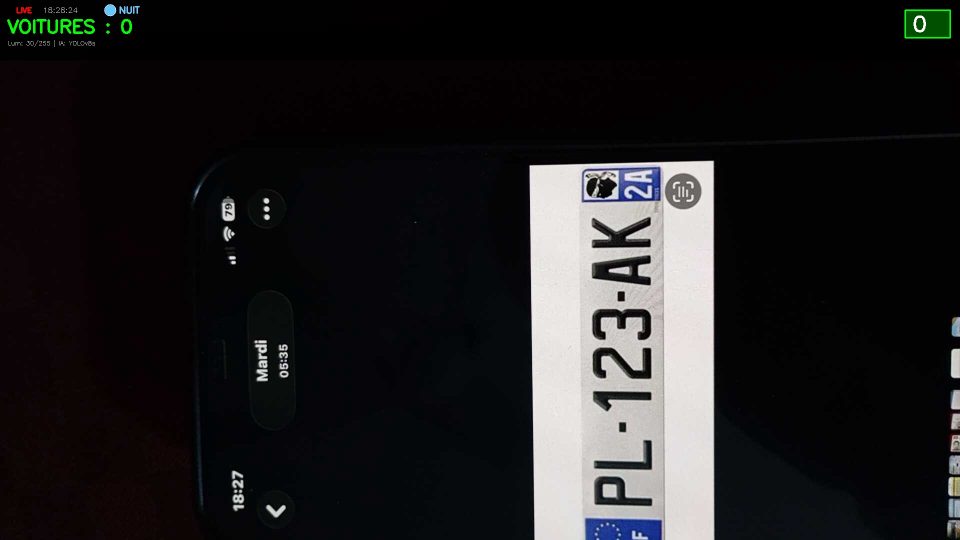
#> input picture captures_parking/latest_dashboard_view.jpg, 1920 x 1080 px (shown at 1/2 size)
$ python -i basic_parking.py   (imports and definitions only)
#> lines starting #> are read from the running program, lines starting #| are printed output that depends on the picture
import cv2
import numpy as np
from ultralytics import YOLO
import time

# ==========================================
# CONFIGURATION & MODÈLE
# ==========================================
# [1 line not run here, left out]
# Note: Remplacez par le bon chemin si nécessaire
# [1 line that did not run here, left out]
TARGET_CLASSES = [2]  # Voitures (Classe 2 dans COCO)

def detect_condition(frame):
    gray = cv2.cvtColor(frame, cv2.COLOR_BGR2GRAY)
    brightness = np.mean(gray)
    if brightness < 50:
        return 'NUIT', brightness
    elif brightness < 100:
        return 'CREPUSCULE', brightness
    return 'JOUR', brightness

def enhance_night(frame):
    lab = cv2.cvtColor(frame, cv2.COLOR_BGR2LAB)
    l, a, b = cv2.split(lab)
    clahe = cv2.createCLAHE(clipLimit=3.0, tileGridSize=(8, 8))
    l = clahe.apply(l)
    enhanced = cv2.merge([l, a, b])
    enhanced = cv2.cvtColor(enhanced, cv2.COLOR_LAB2BGR)
    return cv2.convertScaleAbs(enhanced, alpha=1.5, beta=30)

# [7 lines left out: function enhance_twilight, not called in this run]

def get_conf(mode):
    if mode == 'NUIT': return 0.15
    elif mode == 'CREPUSCULE': return 0.20
    return 0.25

# [68 lines left out: function draw_overlay, not called in this run]

def process_basic_parking_frame(frame):
    """ Reçoit une image de la caméra, l'analyse et retourne le compte et l'image dessinée """
    mode, brightness = detect_condition(frame)

    if mode == 'NUIT':
        detect_frame = enhance_night(frame)
    elif mode == 'CREPUSCULE':
        detect_frame = enhance_twilight(frame)
    else:
        detect_frame = frame

    conf = get_conf(mode)
    results = model_basic.predict(source=detect_frame, classes=TARGET_CLASSES, conf=conf, imgsz=640, verbose=False)

    boxes = results[0].boxes
    car_count = len(boxes) if boxes is not None else 0

    annotated_frame = draw_overlay(frame.copy(), boxes, mode, brightness, car_count)

    return car_count, annotated_frame

>>> import cv2
>>> picture = cv2.imread('captures_parking/latest_dashboard_view.jpg')
#> picture is the input picture: shape (1080, 1920, 3); mean B, G, R 31.2, 30.4, 31.3
>>> result = process_basic_parking_frame(picture)
#> in detect_condition, `brightness = np.mean(gray)`: brightness = 30.67
#> in process_basic_parking_frame, `mode, brightness = detect_condition(frame)`: mode = 'NUIT'; brightness = 30.67
#> in enhance_night, `lab = cv2.cvtColor(frame, cv2.COLOR_BGR2LAB)`: lab: shape (1080, 1920, 3); mean of channels 0, 1, 2 30.1, 128.4, 127.7
#> in enhance_night, `l, a, b = cv2.split(lab)`:
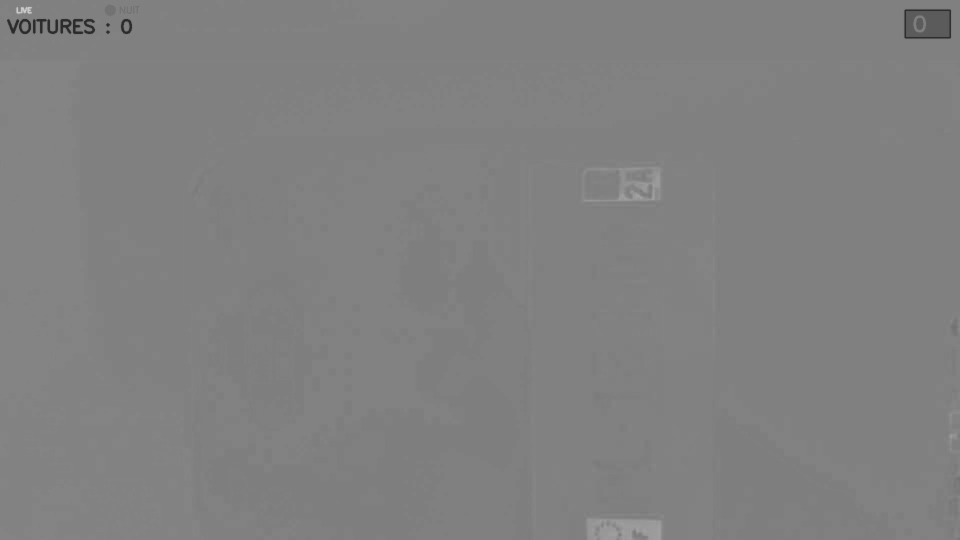
#> a: shape (1080, 1920) (shown at 1/2 size); min 42, max 207, mean 128.4
#> in enhance_night, `l = clahe.apply(l)`:
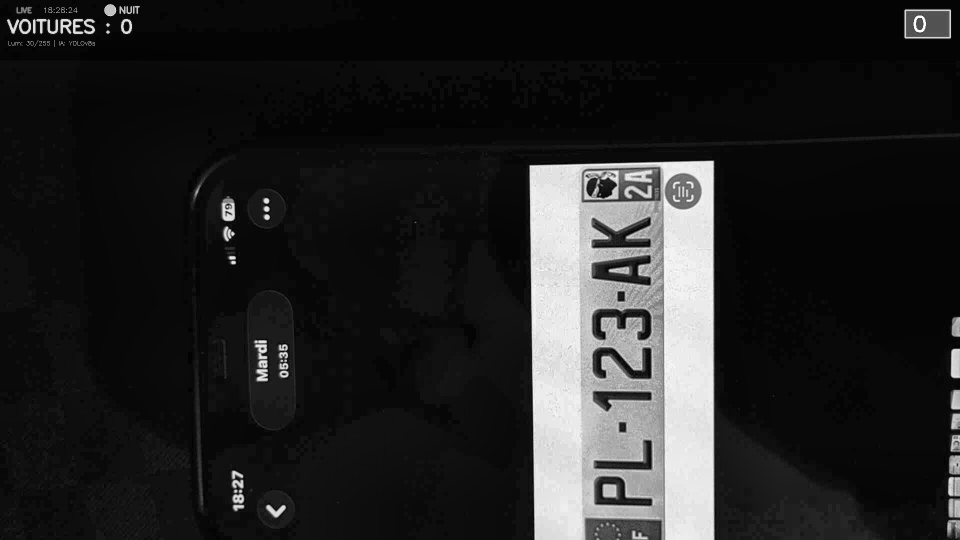
#> l: shape (1080, 1920) (shown at 1/2 size); min 1, max 255, mean 35.4
#> in enhance_night, `enhanced = cv2.merge([l, a, b])`: enhanced: shape (1080, 1920, 3); mean of channels 0, 1, 2 35.4, 128.4, 127.7
#> in enhance_night, `return cv2.convertScaleAbs(enhanced, alpha=1.5, beta=30)`:
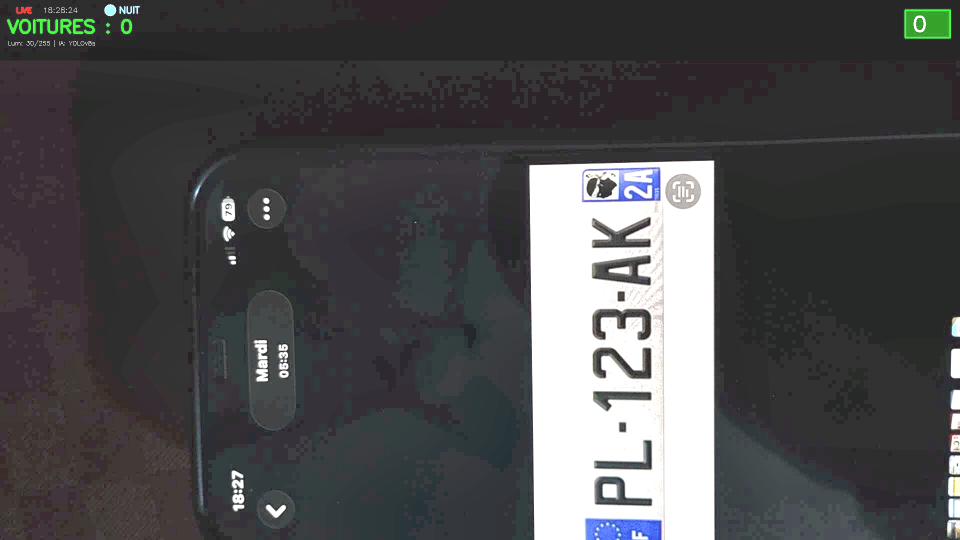
#> returned value: shape (1080, 1920, 3) (shown at 1/2 size); mean of channels 0, 1, 2 77.3, 75.7, 75.9; drawn as B, G, R
#> in process_basic_parking_frame, `conf = get_conf(mode)`: conf = 0.15
#> (the run stopped early here; a loop or call above may not have finished)
